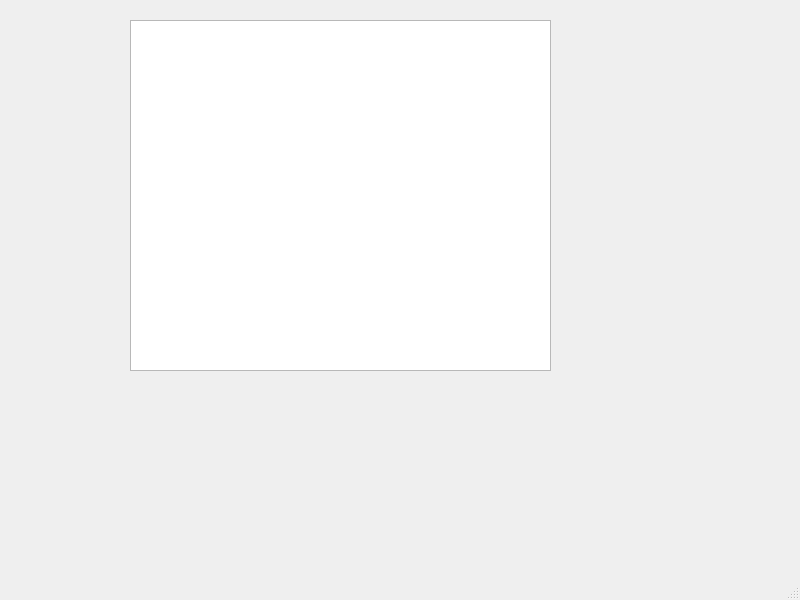
<?xml version="1.0" encoding="UTF-8"?>
<ui version="4.0">
 <class>MainWindow</class>
 <widget class="QMainWindow" name="MainWindow">
  <property name="geometry">
   <rect>
    <x>0</x>
    <y>0</y>
    <width>800</width>
    <height>600</height>
   </rect>
  </property>
  <property name="windowTitle">
   <string>VDV301SubscriberMinimalExample</string>
  </property>
  <widget class="QWidget" name="centralwidget">
   <widget class="QPlainTextEdit" name="plainTextEdit_receivedData">
    <property name="geometry">
     <rect>
      <x>130</x>
      <y>20</y>
      <width>421</width>
      <height>351</height>
     </rect>
    </property>
   </widget>
  </widget>
  <widget class="QMenuBar" name="menubar">
   <property name="geometry">
    <rect>
     <x>0</x>
     <y>0</y>
     <width>800</width>
     <height>21</height>
    </rect>
   </property>
  </widget>
  <widget class="QStatusBar" name="statusbar"/>
 </widget>
 <resources/>
 <connections/>
</ui>
